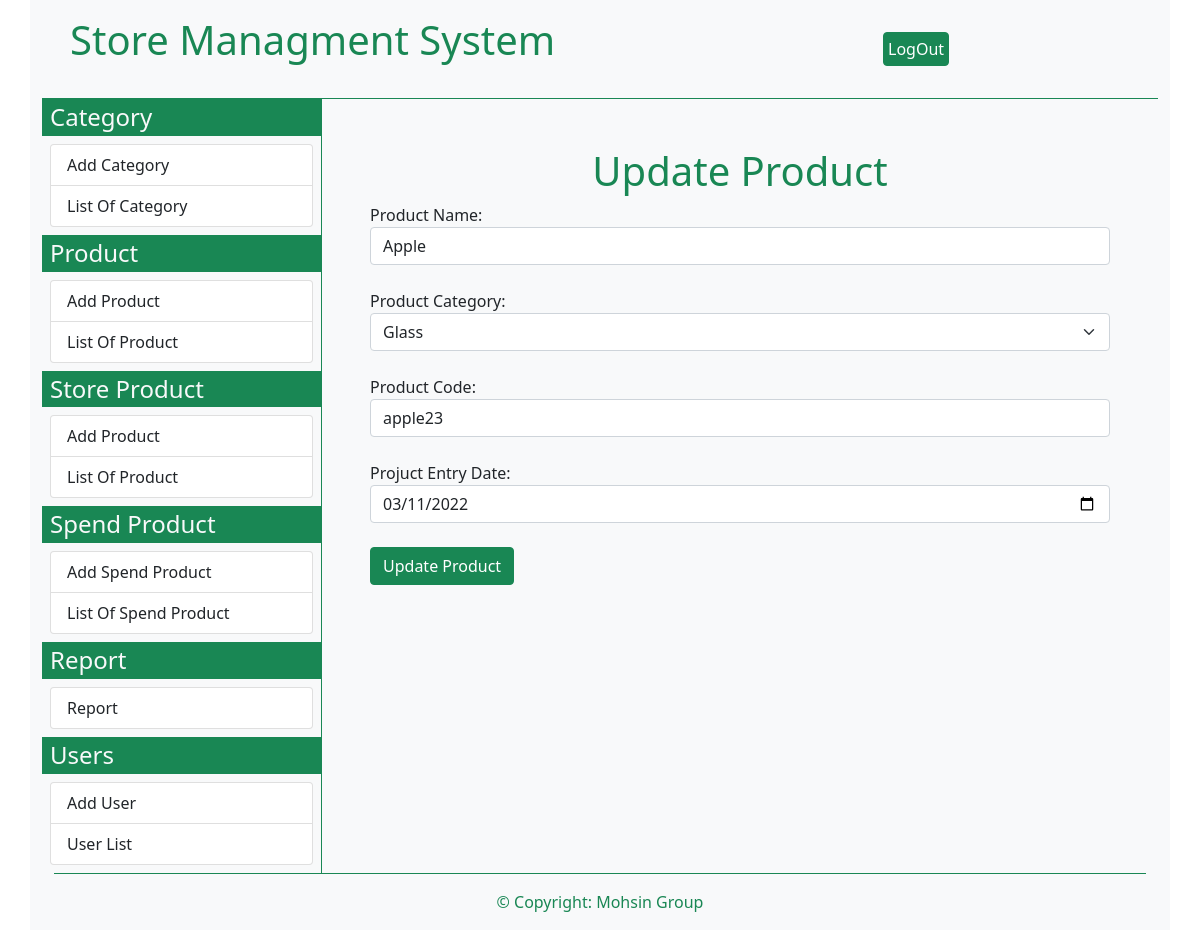
/edit_product.php?id=8, run on the app's committed database.
### tables this page shows
CREATE TABLE `product` (
  `product_id` int(11) NOT NULL,
  `product_name` varchar(50) NOT NULL,
  `product_category` int(3) NOT NULL,
  `product_code` varchar(20) NOT NULL,
  `product_entrydate` varchar(10) NOT NULL
);

CREATE TABLE `category` (
  `category_id` int(3) NOT NULL,
  `category_name` varchar(50) NOT NULL,
  `category_entrydate` varchar(10) NOT NULL
);

### edit_product.php (the view, shortened to what this page needs)
<?php
  require_once 'dbconnection.php';
?>
<!DOCTYPE html>
<html lang="en">
<head>
    <link href="https://cdn.jsdelivr.net/npm/bootstrap@5.0.2/dist/css/bootstrap.min.css" rel="stylesheet">
    <link rel="stylesheet" href="https://cdnjs.cloudflare.com/ajax/libs/font-awesome/6.1.0/css/all.min.css" />
</head>
<body>
<div class="container bg-light">
            <div class="container-fluid border-bottom border-success">
                   <?php include('topbar.php') ?>
            </div>
            <div class="container-fluid">
                <div class="row">
                    <div class="col-sm-3 bg-light p-0 m-0">
                            <?php include('leftsidebar.php') ?>
                    </div>
                    <div class="col-sm-9 p-5 border-start border-success">
                                <?php
                                    if(isset($_GET['id'])){
                                          $getid=$_GET['id'];
                                            $sql="SELECT * FROM product WHERE product_id=$getid";
                                            $query=$conn->query($sql);
                                            $data=mysqli_fetch_assoc($query);
                                            $product_name=$data['product_name'];
                                            $product_category=$data['product_category'];
                                            $product_code=$data['product_code'];
                                            $product_entrydate	=$data['product_entrydate'];
                                    }
                                    ?>
                                    <?php
                                    $sql="SELECT * FROM category";
                                    $query=$conn->query($sql);
                                    ?>
                                     <h1 class="text-success text-center">Update Product</h1>
                                    <form action="<?php echo $_SERVER['PHP_SELF']?>" method="GET">
                                   <label for="" class="">Product Name:</label>   <br>
                                    <input type="text" value="<?php echo $product_name ?>" name="product_name" class="form-control" required> <br>
                                           <label for="">Product Category:</label>   <br>
                                            <select name="product_category" class="form-select">
                                          <?php
                                          while($data= mysqli_fetch_assoc($query)){
                                          $category_name=$data['category_name'];
                                          $category_id=$data['category_id'];
                                          ?>
                                              <option value='<?php echo $category_id ?>' <?php  if($category_id==$product_category){ echo "selected";} ?>> <?php echo $category_name ?>   </option>;
                                        <?php   } ?>
                                      </select><br>
                                     <label for="">Product Code:</label> <br>
                                    <input type="text" name="product_code" value="<?php echo $product_code ?>" required class="form-control"> <br>
                                   <label for="">Projuct Entry Date:</label> <br>
                                    <input type="DATE" name="product_entrydate" value="<?php echo $product_entrydate ?>" required class="form-control"> <br>
                                    <input type="submit" value="Update Product" name="submit" class="btn btn-success">
                                    </form>
                     </div>
            </div>
            <div class="container-fluid border-top border-success">
            <?php include('bottombar.php') ?>
            </div>
        </div>
</body>
</html>

### data on the page
product: product_name "Apple", product_category "Glass", product_code "apple23", product_entrydate "03/11/2022"
